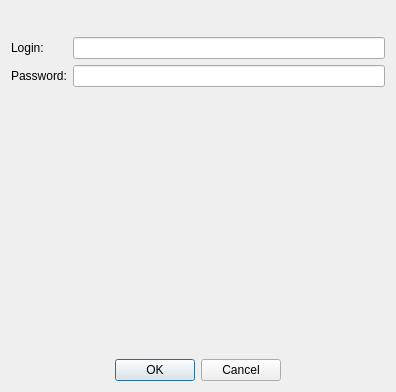
<?xml version="1.0" encoding="UTF-8"?>
<ui version="4.0">
 <class>Dialog</class>
 <widget class="QDialog" name="Dialog">
  <property name="geometry">
   <rect>
    <x>0</x>
    <y>0</y>
    <width>396</width>
    <height>392</height>
   </rect>
  </property>
  <property name="windowTitle">
   <string>Dialog</string>
  </property>
  <layout class="QGridLayout" name="gridLayout">
   <item row="1" column="1" colspan="3">
    <widget class="QLineEdit" name="lineEdit"/>
   </item>
   <item row="2" column="0">
    <widget class="QLabel" name="label_2">
     <property name="text">
      <string>Password:</string>
     </property>
    </widget>
   </item>
   <item row="1" column="0">
    <widget class="QLabel" name="label">
     <property name="text">
      <string>Login:</string>
     </property>
    </widget>
   </item>
   <item row="3" column="2">
    <spacer name="verticalSpacer">
     <property name="orientation">
      <enum>Qt::Vertical</enum>
     </property>
     <property name="sizeHint" stdset="0">
      <size>
       <width>20</width>
       <height>5</height>
      </size>
     </property>
    </spacer>
   </item>
   <item row="0" column="2">
    <widget class="QLabel" name="label_3">
     <property name="text">
      <string/>
     </property>
     <property name="pixmap">
      <pixmap>../icons/x-github.png</pixmap>
     </property>
     <property name="scaledContents">
      <bool>true</bool>
     </property>
    </widget>
   </item>
   <item row="2" column="1" colspan="3">
    <widget class="QLineEdit" name="lineEdit_2">
     <property name="echoMode">
      <enum>QLineEdit::Password</enum>
     </property>
    </widget>
   </item>
   <item row="4" column="0" colspan="4">
    <widget class="QDialogButtonBox" name="buttonBox">
     <property name="orientation">
      <enum>Qt::Horizontal</enum>
     </property>
     <property name="standardButtons">
      <set>QDialogButtonBox::Cancel|QDialogButtonBox::Ok</set>
     </property>
     <property name="centerButtons">
      <bool>true</bool>
     </property>
    </widget>
   </item>
   <item row="0" column="3">
    <spacer name="horizontalSpacer_2">
     <property name="orientation">
      <enum>Qt::Horizontal</enum>
     </property>
     <property name="sizeHint" stdset="0">
      <size>
       <width>267</width>
       <height>20</height>
      </size>
     </property>
    </spacer>
   </item>
  </layout>
 </widget>
 <resources/>
 <connections>
  <connection>
   <sender>buttonBox</sender>
   <signal>accepted()</signal>
   <receiver>Dialog</receiver>
   <slot>accept()</slot>
   <hints>
    <hint type="sourcelabel">
     <x>248</x>
     <y>254</y>
    </hint>
    <hint type="destinationlabel">
     <x>157</x>
     <y>274</y>
    </hint>
   </hints>
  </connection>
  <connection>
   <sender>buttonBox</sender>
   <signal>rejected()</signal>
   <receiver>Dialog</receiver>
   <slot>reject()</slot>
   <hints>
    <hint type="sourcelabel">
     <x>316</x>
     <y>260</y>
    </hint>
    <hint type="destinationlabel">
     <x>286</x>
     <y>274</y>
    </hint>
   </hints>
  </connection>
 </connections>
</ui>
